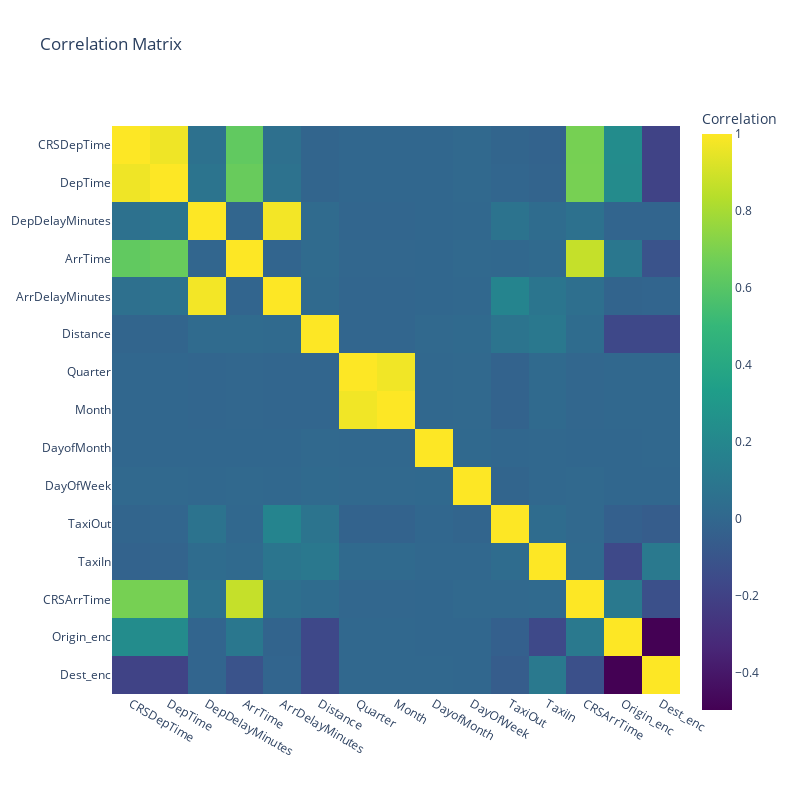

Notebook code for this chart:
### Markdown cell above
## Correlation matrix

### Code cell
import plotly.express as px
df_corr=df_train.drop('FlightDate',axis=1)
corrmat = df_corr.corr() 
fig = px.imshow(corrmat,
                labels = dict(color='Correlation'),
                x=corrmat.columns,
                y=corrmat.index,
                color_continuous_scale='Viridis',
                title='Correlation Matrix')
fig.update_layout(width=800, height=800)
fig.show()

### Figure 1 — Plotly figure (JSON) as saved in the notebook; plotly's stock layout.template omitted (floating-point values rounded to 4 significant figures; data arrays with more than 128 entries replaced by an {"elided": "..."} marker saying what was removed)
{"data": [{"coloraxis": "coloraxis", "hovertemplate": "x: %{x}<br>y: %{y}<br>Correlation: %{z}<extra></extra>", "name": "0", "type": "heatmap", "x": ["CRSDepTime", "DepTime", "DepDelayMinutes", "ArrTime", "ArrDelayMinutes", "Distance", "Quarter", "Month", "DayofMonth", "DayOfWeek", "TaxiOut", "TaxiIn", "CRSArrTime", "Origin_enc", "Dest_enc"], "xaxis": "x", "y": ["CRSDepTime", "DepTime", "DepDelayMinutes", "ArrTime", "ArrDelayMinutes", "Distance", "Quarter", "Month", "DayofMonth", "DayOfWeek", "TaxiOut", "TaxiIn", "CRSArrTime", "Origin_enc", "Dest_enc"], "yaxis": "y", "z": {"elided": "15x15 float values"}}], "layout": {"coloraxis": {"colorbar": {"title": {"text": "Correlation"}}, "colorscale": [[0, "#440154"], [0.1111, "#482878"], [0.2222, "#3e4989"], [0.3333, "#31688e"], [0.4444, "#26828e"], [0.5556, "#1f9e89"], [0.6667, "#35b779"], [0.7778, "#6ece58"], [0.8889, "#b5de2b"], [1, "#fde725"]]}, "height": 800, "title": {"text": "Correlation Matrix"}, "width": 800, "xaxis": {"anchor": "y", "constrain": "domain", "domain": [0, 1], "scaleanchor": "y"}, "yaxis": {"anchor": "x", "autorange": "reversed", "constrain": "domain", "domain": [0, 1]}}}
